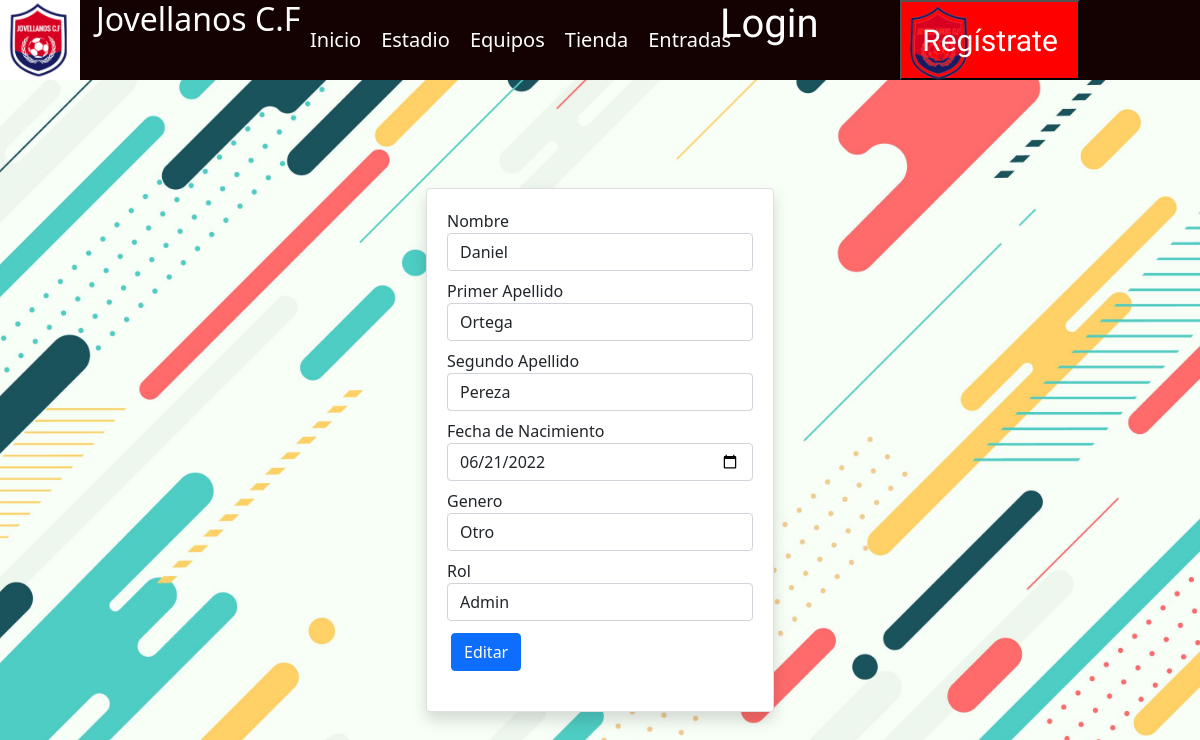
Page /edit.php?id=1&table=u on the committed database.
### tables this page shows
CREATE TABLE `usuario` (
  `id` int(11) NOT NULL,
  `email` varchar(100) NOT NULL,
  `nombre` varchar(100) NOT NULL,
  `p_apellido` varchar(100) NOT NULL,
  `s_apellido` varchar(100) NOT NULL,
  `password` varchar(255) NOT NULL,
  `fecha_nacimiento` date NOT NULL,
  `genero` enum('Hombre','Mujer','Otro') NOT NULL,
  `rol` int(11) NOT NULL
);

### edit.php (the view, shortened to what this page needs)
<?php
require 'header.php';
?>
<?php
if(isset($_GET['id'])){
    $id = $_GET['id'];
    if ($_GET['table']=="u"){
        $query = "SELECT * FROM usuario WHERE id = $id";
        $consulta = $conex->prepare($query);
        $consulta->execute();
        $results=$consulta->fetchAll(PDO::FETCH_ASSOC);
        if($consulta->rowCount()==1){
            foreach($results as $result){?>
            <div class="container p-4 cont" >
                <div class="container p-4">
                    <div class="col-md-4 mx-auto">
                        <div class="card card-body shadow p-3 mb-5 bg-white rounded">
                            <form action="edit.php?id=<?php echo $_GET['id']; ?>" method="POST">
                                <div class="form-group p-1">
                                    Nombre<input type="text"class="form-control " name="nombre" value="<?php echo $result["nombre"]?>"></div>
                                <div class="form-group p-1">
                                    Primer Apellido<input type="text"class="form-control " name="p_apellido" value="<?php echo $result['p_apellido'];?>"></div>
                                <div class="form-group p-1">
                                    Segundo Apellido<input type="text" class="form-control"name="s_apellido" value="<?php echo $result['s_apellido'];?>"></div>
                                <div class="form-group p-1">
                                    Fecha de Nacimiento<input type="date"class="form-control" name="fecha_nacimiento" value="<?php echo $result['fecha_nacimiento'];?>"></div>
                                    <div class="form-group p-1">
                                    Genero<select class="form-control" name="genero" class="sel">
                                        <option hidden><?php echo $result['genero'];?></option>
                                    </select></div>
                                <div class="form-group p-1">
                                   Rol <select class="form-control" name="rol" value="">
                                        <option value="0">Admin</option>
                                    </select>
                                </div>
                                <button class="btn btn-primary m-2" name=update>
                                    Editar
                                </button>
                            </form>
                        </div>
                    </div>
                </div>
            </div>
            <?php }}
    }if ($_GET['table']=="p"){
        $query = "SELECT * FROM productos WHERE idp = $id";
        $consulta = $conex->prepare($query);
        $consulta->execute();
        $results=$consulta->fetchAll(PDO::FETCH_ASSOC);
        if($consulta->rowCount()==1){
            foreach($results as $result){?>
            <div class="container p-4 cont" >
                <div class="container p-4">
                    <div class="col-md-4 mx-auto">
                        <div class="card card-body shadow p-3 mb-5 bg-white rounded">
                            <form action="edit.php?id=<?php echo $_GET['id']; ?>&table=p" method="POST" enctype="multipart/form-data">
                                <div class="form-group p-1">
                                    Nombre<input type="text"class="form-control " name="nombre" value="<?php echo $result["nombre"]?>"></div>
                                <div class="form-group p-1">
                                    €<input type="number"class="form-control " name="precio" value="<?php echo $result['precio'];?>"></div>
                                <div class="form-group p-1">
                                    Uds.<input type="text" class="form-control"name="cantidad" value="<?php echo $result['cantidad'];?>"></div>
                                <div class="form-group p-1">
                                    Foto<input type="file"class="form-control" name="ifoto" value=""></div>
                                    <div class="form-group p-1">
                                    Nombre Foto<input type="text"class="form-control" name="foto" value="<?php echo $result["foto"];?>"></div>
                                <button class="btn btn-primary m-2" name=update2>
                                    Editar
                                </button>
                            </form>
                        </div>
                    </div>
                </div>
            </div>
            <?php }
            }
        }
}
?>

### styles.css (style rules this page uses)
.cont { margin-top: 5%; }

### rows in the picture
usuario: nombre "Daniel", p_apellido "Ortega", s_apellido "Pereza", fecha_nacimiento "06/21/2022", genero "Otro"
